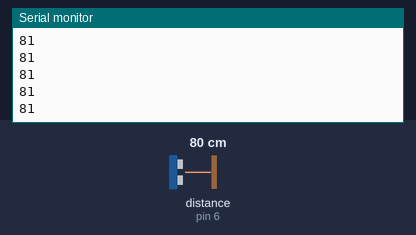
The sketch below on a simulated Arduino Uno, built with avr-gcc and run on an emulated ATmega328P. On the bench: the last lines printed to the serial monitor. Inputs (shaded band) come from the test bench; at power-on: distance to the obstacle (sensor on pin 6) 80 cm. The echo pulse lasts 58.3 µs per cm.

Above: at 1.2 s.
1.3 s: distance to the obstacle (sensor on pin 6) set to 2 cm
At 1.34 s:
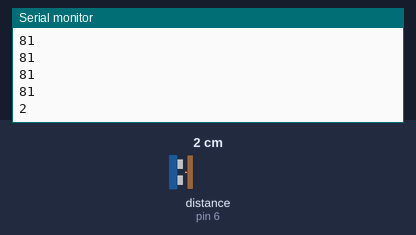
2.8 s: distance to the obstacle (sensor on pin 6) set to 4 cm
At 2.82 s:
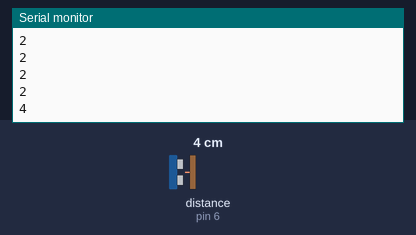
Timing chart, 0 to 5.8 s (numbered marks = the images above; inputs shaded):
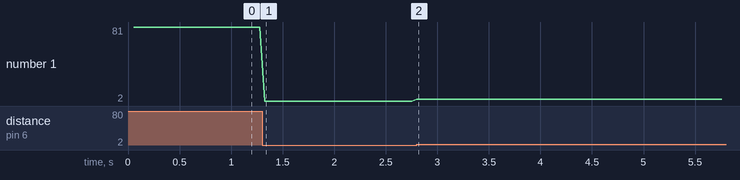

The sketch:

UltraSonic.ino
```cpp
#include <NewPing.h>

#define TRIGGER_PIN  2  // Arduino pin tied to trigger pin on the ultrasonic sensor.
#define ECHO_PIN     6  // Arduino pin tied to echo pin on the ultrasonic sensor.
#define MAX_DISTANCE 300 // Maximum distance we want to ping for (in centimeters). Maximum sensor distance is rated at 400-500cm.

int SensorValue1[8];
char j, k;
long result1;
long result2;

NewPing sonar1(TRIGGER_PIN, 6, MAX_DISTANCE); // NewPing setup of pins and maximum distance.
NewPing sonar2(TRIGGER_PIN, 7, MAX_DISTANCE); // NewPing setup of pins and maximum distance.


void setup() {
  Serial.begin(115200); // Open serial monitor at 115200 baud to see ping results.
}

void loop() {
  delay(50);

  // for (j = 0; j < ; j++) {
  //   SensorValue1[j] = sonar1.ping_cm();
  //   delay(20);
  // }

  // result1= 0;
  // for (j = 0; j < 8; j++) {
  //   result1= result1+ SensorValue1[j]; // add them up
  // }
  // result1= result1/ 8 / US_ROUNDTRIP_CM;               // this is our averaged result
  Serial.println(sonar1.ping_cm());
}
```

Measured:
- after the input at 1.3 s, the serial monitor: prints a new line at once (image 1)
- after the input at 2.8 s, the serial monitor: prints a new line at once (image 2)
- plotted number 1: 81 → 2 after the input at 1.3 s, 2 → 4 after the input at 2.8 s
